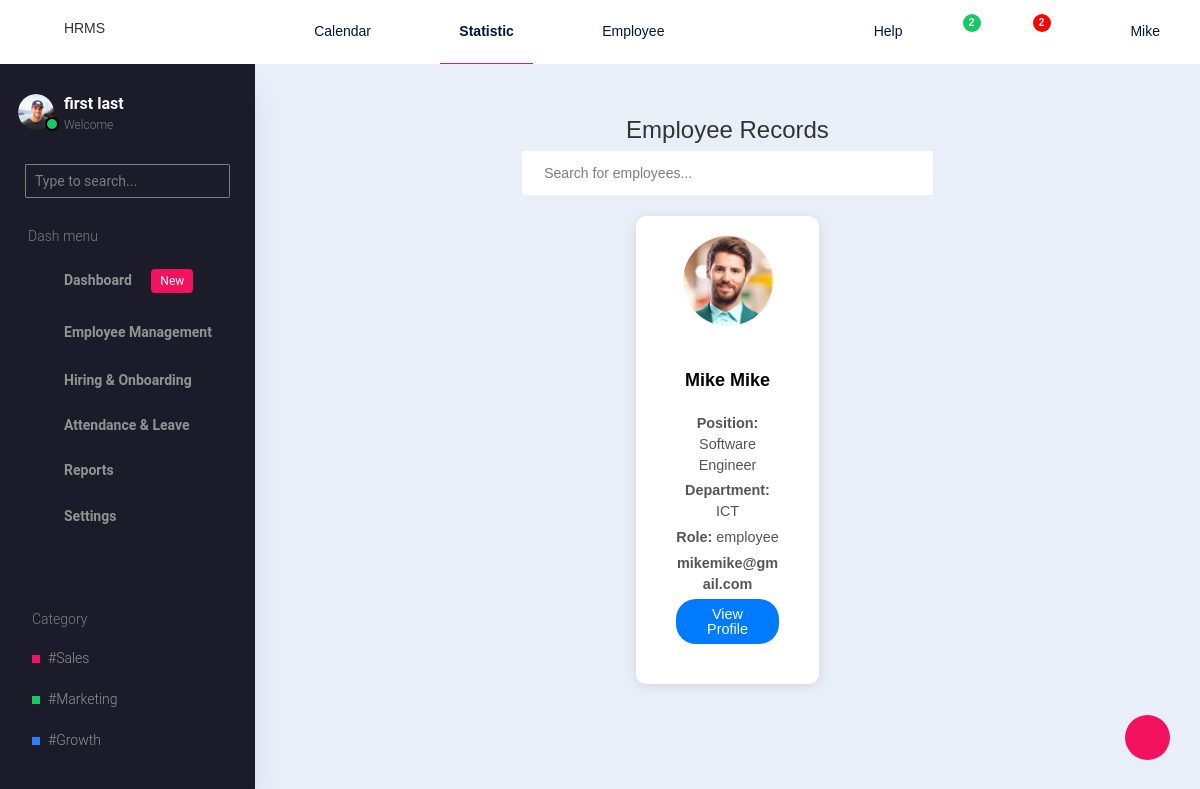
Before: /employee-profile/ with the older database file.
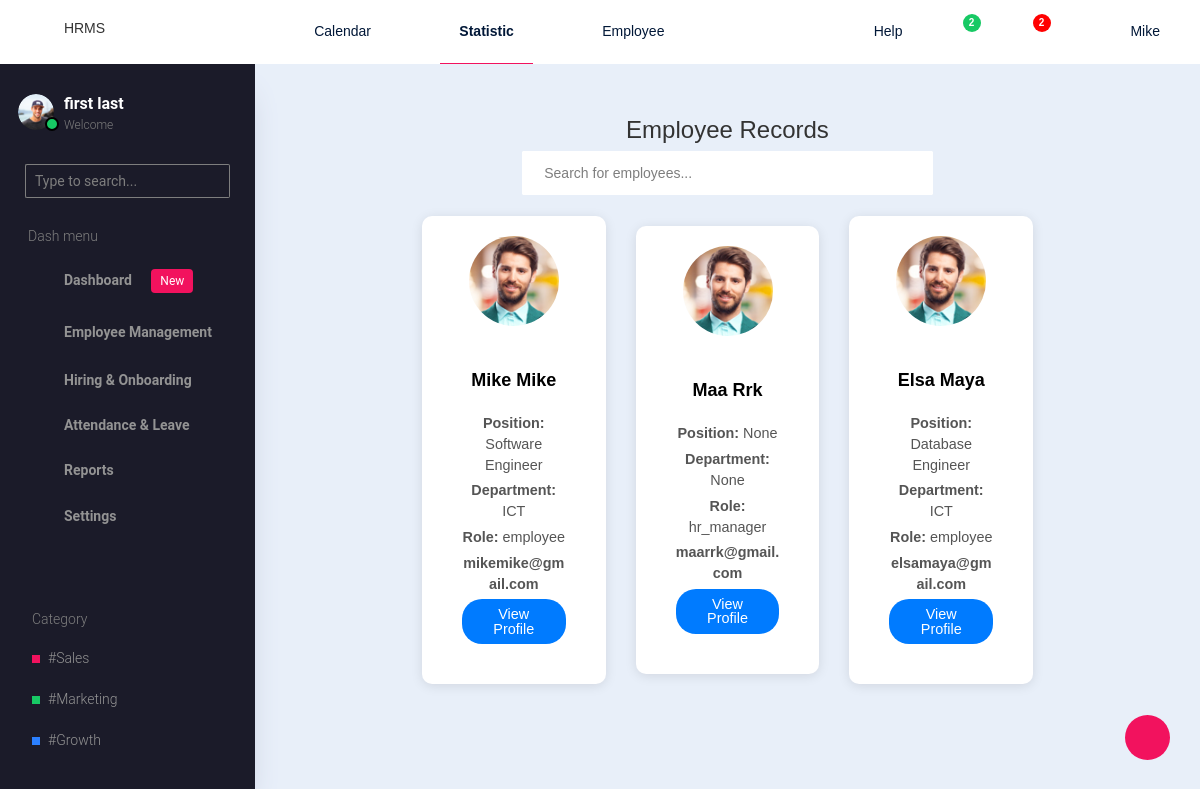
After: the same page with the newer database file.
### accounts/models.py (models this page shows)
class CustomUser(AbstractUser):
    ROLE_CHOICES = [
        ('admin', 'Admin'),
        ('hr_manager', 'HR Manager'),
        ('employee', 'Employee'),
    ]
    role = models.CharField(max_length=20, choices=ROLE_CHOICES, default='employee')
    phone = models.CharField(max_length=15, blank=True, null=True)
    position = models.CharField(max_length=100, blank=True, null=True)
    department = models.CharField(max_length=100, blank=True, null=True)
    start_date = models.DateField(blank=True, null=True)

### hrms/views.py (the view)
# urls.py: path('employee-profile/',employee_profile,name = 'employeeprofile'),
def employee_profile(request):
    employees = CustomUser.objects.filter(role__in=['employee','hr_manager'])
    context = {'employees':employees}
    return render(request,'hrms/admin/employee-management/employee_profile.html',context)

### hrms/templates/hrms/admin/employee-management/employee_profile.html (shortened to what this page needs)
{% extends 'hrms/admin/base.html' %}
{% block content %}
<body>
    <div class="container-fluid">
        <div class="container mt-4">
            <h2 class="text-center">Employee Records</h2>
            <div class="search-bar text-center">
                <input type="text" id="searchInput" placeholder="Search for employees..." class="form-control w-50 mx-auto">
            </div>
            <div class="row justify-content-center">
                {% for employee in employees %}
                <div class="col-md-3 col-sm-6 mb-4 d-flex align-items-stretch employee-card">
                    <div class="card text-center">
                        <img src="/static/images/faces/face1.jpg" class="card-img-top" alt="Employee 1">
                        <div class="card-body">
                            <h5 class="card-title">{{ employee.first_name }} {{ employee.last_name }}</h5>
                            <p class="card-text"><b>Position:</b> {{ employee.position }}</p>
                            <p class="card-text"><b>Department:</b> {{ employee.department }}</p>
                            <p class="card-text"><b>Role:</b> {{ employee.role }}</p>
                            <p class="card-text"> <b>{{ employee.email }}</b></p>
                            <a href="#" class="btn btn-primary">View Profile</a>
                        </div>
                    </div>
                </div>
                {% endfor %}
            </div>
        </div>
    </div>
</body>
{% endblock %}

### hrms/templates/hrms/admin/base.html (shortened to what this page needs)
<!DOCTYPE html>
<html lang="en">
  <head>
    <link rel="stylesheet" href="/static/vendors/typicons.font/font/typicons.css">
    <link rel="stylesheet" href="/static/vendors/css/vendor.bundle.base.css">
    <link rel="stylesheet" href="/static/css/vertical-layout-light/style.css">
  </head>
  <body>
    <div class="container-scroller">
      <nav class="navbar col-lg-12 col-12 p-0 fixed-top d-flex flex-row">
        <div class="text-center navbar-brand-wrapper d-flex align-items-center justify-content-center">
          <p>HRMS</p>
          <button class="navbar-toggler navbar-toggler align-self-center d-none d-lg-flex" type="button" data-toggle="minimize">
            <span class="typcn typcn-th-menu"></span>
          </button>
        </div>
        <div class="navbar-menu-wrapper d-flex align-items-center justify-content-end">
          <ul class="navbar-nav mr-lg-2">
            <li class="nav-item  d-none d-lg-flex">
              <a class="nav-link" href="#">
                Calendar
              </a>
            </li>
            <li class="nav-item  d-none d-lg-flex">
              <a class="nav-link active" href="#">
                Statistic
              </a>
            </li>
            <li class="nav-item  d-none d-lg-flex">
              <a class="nav-link" href="#">
                Employee
              </a>
            </li>
          </ul>
          <ul class="navbar-nav navbar-nav-right">
            <li class="nav-item d-none d-lg-flex  mr-2">
              <a class="nav-link" href="#">
                Help
              </a>
            </li>
            <li class="nav-item dropdown d-flex">
              <a class="nav-link count-indicator dropdown-toggle d-flex justify-content-center align-items-center" id="messageDropdown" href="#" data-toggle="dropdown">
                <i class="typcn typcn-message-typing"></i>
                <span class="count bg-success">2</span>
              </a>
            </li>
            <li class="nav-item dropdown  d-flex">
              <a class="nav-link count-indicator dropdown-toggle d-flex align-items-center justify-content-center" id="notificationDropdown" href="#" data-toggle="dropdown">
                <i class="typcn typcn-bell mr-0"></i>
                <span class="count bg-danger">2</span>
              </a>
            </li>
            <li class="nav-item nav-profile dropdown">
              <a class="nav-link dropdown-toggle  pl-0 pr-0" href="#" data-toggle="dropdown" id="profileDropdown">
                <i class="typcn typcn-user-outline mr-0"></i>
                <span class="nav-profile-name">Mike</span>
              </a>
            </li>
          </ul>
        </div>
      </nav>
      <div class="container-fluid page-body-wrapper">
        <div class="theme-setting-wrapper">
          <div id="settings-trigger"><i class="typcn typcn-cog-outline"></i></div>
        </div>
        <nav class="sidebar sidebar-offcanvas" id="sidebar">
        <ul class="nav">
          <li class="nav-item">
            <div class="d-flex sidebar-profile">
              <div class="sidebar-profile-image">
                <img src="/static/images/faces/face29.png" alt="image">
                <span class="sidebar-status-indicator"></span>
              </div>
              <div class="sidebar-profile-name">
                <p class="sidebar-name">
                  first last
                </p>
                <p class="sidebar-designation">
                  Welcome
                </p>
              </div>
            </div>
            <div class="nav-search">
              <div class="input-group">
                <input type="text" class="form-control" placeholder="Type to search..." aria-label="search" aria-describedby="search">
                <div class="input-group-append">
                  <span class="input-group-text" id="search">
                    <i class="typcn typcn-zoom"></i>
                  </span>
                </div>
              </div>
            </div>
            <p class="sidebar-menu-title">Dash menu</p>
          </li>
          <li class="nav-item">
            <a class="nav-link" href="index.html">
              <i class="typcn typcn-device-desktop menu-icon"></i>
              <span class="menu-title">Dashboard <span class="badge badge-primary ml-3">New</span></span>
            </a>
          </li>
          <li class="nav-item">
            <a class="nav-link" data-toggle="collapse" href="#ui-basic" aria-expanded="false" aria-controls="ui-basic">
              <i class="typcn typcn-briefcase menu-icon"></i>
              <span class="menu-title">Employee Management</span> &nbsp;
              <i class="typcn typcn-chevron-right menu-arrow"></i>
            </a>
          </li>
          <li class="nav-item">
            <a class="nav-link" data-toggle="collapse" href="#form-elements" aria-expanded="false" aria-controls="form-elements">
              <i class="typcn typcn-film menu-icon"></i>
              <span class="menu-title">Hiring & Onboarding</span>
              <i class="menu-arrow"></i>
            </a>
          </li>
          <li class="nav-item">
            <a class="nav-link" data-toggle="collapse" href="#charts" aria-expanded="false" aria-controls="charts">
              <i class="typcn typcn-chart-pie-outline menu-icon"></i>
              <span class="menu-title">Attendance & Leave</span>
              <i class="menu-arrow"></i>
            </a>
          </li>
          <li class="nav-item">
            <a class="nav-link" data-toggle="collapse" href="#tables" aria-expanded="false" aria-controls="tables">
              <i class="typcn typcn-th-small-outline menu-icon"></i>
              <span class="menu-title">Reports</span>
              <i class="menu-arrow"></i>
            </a>
          </li>
          <li class="nav-item">
            <a class="nav-link" data-toggle="collapse" href="#icons" aria-expanded="false" aria-controls="icons">
              <i class="typcn typcn-compass menu-icon"></i>
              <span class="menu-title">Settings</span>
              <i class="menu-arrow"></i>
            </a>
          </li>
        </ul>
        <ul class="sidebar-legend">
          <li>
            <p class="sidebar-menu-title">Category</p>
          </li>
          <li class="nav-item"><a href="#" class="nav-link">#Sales</a></li>
          <li class="nav-item"><a href="#" class="nav-link">#Marketing</a></li>
          <li class="nav-item"><a href="#" class="nav-link">#Growth</a></li>
        </ul>
      </nav>
        <div class="main-panel">
          <div class="content-wrapper">
            {%block content%}
            {%endblock%}
          </div>
        </div>
      </div>
    </div>
  </body>
</html>

### hrms/templates/hrms/admin/employee-management/employee_profile.html (style rules this page uses)
body { font-family: Arial, sans-serif; background-color: #f4f7fa; color: #333; }
.container { margin-top: 15px; }
.search-bar { margin-bottom: 20px; }
.card { border: none; border-radius: 10px; box-shadow: 0 2px 12px rgba(0, 0, 0, 0.1); max-width: 280px; margin: auto; padding: 10px; transition: transform 0.2s; }
.card-img-top { width: 90px; height: 90px; border-radius: 50%; object-fit: cover; margin: 10px auto; }
.card-body { display: flex; flex-direction: column; justify-content: space-between; padding: 0.5rem; height: 100%; }
.card-title { font-size: 1.15rem; font-weight: bold; text-align: center; margin-top: 5px; }
.card-text { font-size: 0.9rem; color: #555; text-align: center; margin-bottom: 5px; }
.btn-primary { background-color: #007bff; border: none; border-radius: 20px; padding: 8px 16px; font-size: 0.9rem; align-self: center; margin-top: auto; }

Changed rows visible on the page:
added CustomUser: first_name "Maa", last_name "Rrk", position "None", department "None", role "hr_manager", email "maarrk@gmail.com"
added CustomUser: first_name "Elsa", last_name "Maya", position "Database Engineer", department "ICT", role "employee", email "elsamaya@gmail.com"
